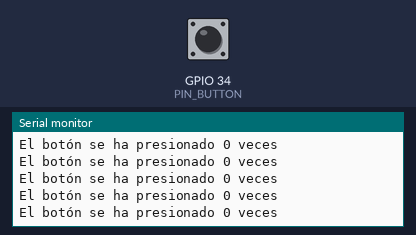
Bench run of a sketch on a simulated ESP32. Parts: the last lines printed to the serial monitor. Inputs (shaded band) come from the test bench; at power-on: GPIO 34 (PIN_BUTTON) LOW.

Above: at 1.2 s.
1.3 s: GPIO 34 (PIN_BUTTON) pulled HIGH for 0.15 s
At 1.31 s:
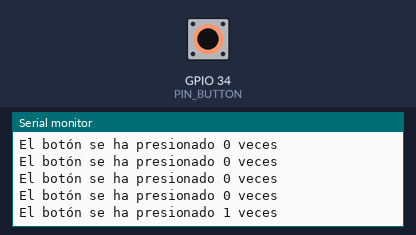
2.9 s: GPIO 34 (PIN_BUTTON) pulled HIGH for 1 s
At 2.91 s:
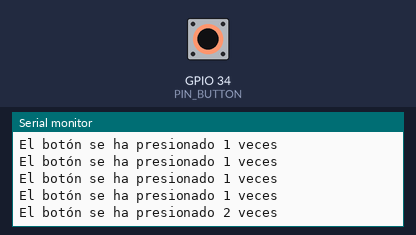
5.4 s: GPIO 34 (PIN_BUTTON) pulled HIGH for 0.15 s
At 5.42 s:
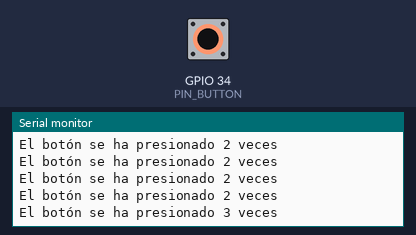
Timing chart, 0 to 8.4 s (numbered marks = the images above; inputs shaded):
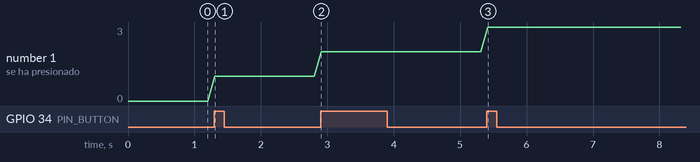

The sketch:

IntButton.ino
```cpp
#define PIN_BUTTON 34
int numberKeyPresses = 0;
int lastMillis = 0;

void IRAM_ATTR isrButton() {

  if (millis() - lastMillis > 10) {
    lastMillis = millis();
    numberKeyPresses += 1;
  }
  // numberKeyPresses = numberKeyPresses + 1;
  // numberKeyPresses++;
}

void setup() {
    Serial.begin(115200);
    pinMode(PIN_BUTTON, INPUT);
    attachInterrupt(PIN_BUTTON, isrButton, RISING);
}

void loop() {
    Serial.printf("El botón se ha presionado %u veces\n", numberKeyPresses);
    delay(100);
}
```

Measured:
- after the input at 1.3 s, the serial monitor: prints a new line at once (image 1)
- after the input at 2.9 s, the serial monitor: prints a new line at once (image 2)
- after the input at 5.4 s, the serial monitor: prints a new line at once (image 3)
- plotted number 1: 0 → 1 after the input at 1.3 s, 1 → 2 after the input at 2.9 s, 2 → 3 after the input at 5.4 s
